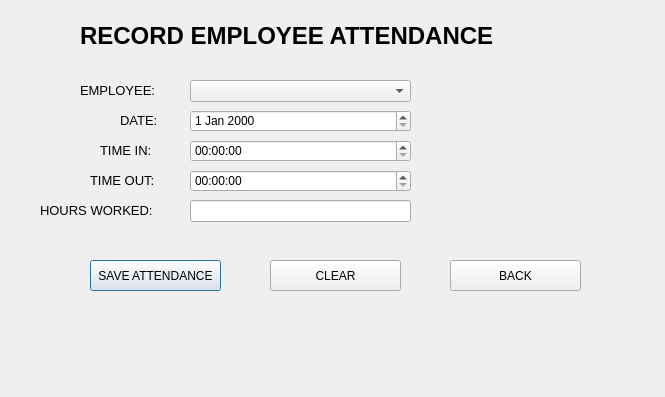
<?xml version="1.0" encoding="UTF-8"?>
<ui version="4.0">
 <class>Dialog</class>
 <widget class="QDialog" name="Dialog">
  <property name="geometry">
   <rect>
    <x>0</x>
    <y>0</y>
    <width>665</width>
    <height>397</height>
   </rect>
  </property>
  <property name="windowTitle">
   <string>Dialog</string>
  </property>
  <widget class="QLabel" name="label">
   <property name="geometry">
    <rect>
     <x>80</x>
     <y>0</y>
     <width>521</width>
     <height>71</height>
    </rect>
   </property>
   <property name="font">
    <font>
     <pointsize>18</pointsize>
     <weight>75</weight>
     <bold>true</bold>
    </font>
   </property>
   <property name="text">
    <string>RECORD EMPLOYEE ATTENDANCE</string>
   </property>
  </widget>
  <widget class="QLabel" name="label_2">
   <property name="geometry">
    <rect>
     <x>80</x>
     <y>80</y>
     <width>91</width>
     <height>20</height>
    </rect>
   </property>
   <property name="font">
    <font>
     <pointsize>10</pointsize>
    </font>
   </property>
   <property name="text">
    <string>EMPLOYEE:</string>
   </property>
  </widget>
  <widget class="QComboBox" name="employee_select">
   <property name="geometry">
    <rect>
     <x>190</x>
     <y>80</y>
     <width>221</width>
     <height>22</height>
    </rect>
   </property>
  </widget>
  <widget class="QLabel" name="label_3">
   <property name="geometry">
    <rect>
     <x>120</x>
     <y>110</y>
     <width>91</width>
     <height>20</height>
    </rect>
   </property>
   <property name="font">
    <font>
     <pointsize>10</pointsize>
    </font>
   </property>
   <property name="text">
    <string>DATE:</string>
   </property>
  </widget>
  <widget class="QDateEdit" name="date_input">
   <property name="geometry">
    <rect>
     <x>190</x>
     <y>110</y>
     <width>221</width>
     <height>22</height>
    </rect>
   </property>
  </widget>
  <widget class="QLabel" name="label_4">
   <property name="geometry">
    <rect>
     <x>100</x>
     <y>140</y>
     <width>91</width>
     <height>20</height>
    </rect>
   </property>
   <property name="font">
    <font>
     <pointsize>10</pointsize>
    </font>
   </property>
   <property name="text">
    <string>TIME IN:</string>
   </property>
  </widget>
  <widget class="QLabel" name="label_5">
   <property name="geometry">
    <rect>
     <x>90</x>
     <y>170</y>
     <width>91</width>
     <height>20</height>
    </rect>
   </property>
   <property name="font">
    <font>
     <pointsize>10</pointsize>
    </font>
   </property>
   <property name="text">
    <string>TIME OUT:</string>
   </property>
  </widget>
  <widget class="QTimeEdit" name="time_in_input">
   <property name="geometry">
    <rect>
     <x>190</x>
     <y>140</y>
     <width>221</width>
     <height>22</height>
    </rect>
   </property>
  </widget>
  <widget class="QTimeEdit" name="time_out_input">
   <property name="geometry">
    <rect>
     <x>190</x>
     <y>170</y>
     <width>221</width>
     <height>22</height>
    </rect>
   </property>
  </widget>
  <widget class="QLabel" name="label_6">
   <property name="geometry">
    <rect>
     <x>40</x>
     <y>200</y>
     <width>141</width>
     <height>20</height>
    </rect>
   </property>
   <property name="font">
    <font>
     <pointsize>10</pointsize>
    </font>
   </property>
   <property name="text">
    <string>HOURS WORKED:</string>
   </property>
  </widget>
  <widget class="QLineEdit" name="hours_input">
   <property name="geometry">
    <rect>
     <x>190</x>
     <y>200</y>
     <width>221</width>
     <height>22</height>
    </rect>
   </property>
  </widget>
  <widget class="QPushButton" name="save_attendance_btn">
   <property name="geometry">
    <rect>
     <x>90</x>
     <y>260</y>
     <width>131</width>
     <height>31</height>
    </rect>
   </property>
   <property name="text">
    <string>SAVE ATTENDANCE</string>
   </property>
  </widget>
  <widget class="QPushButton" name="clear_btn">
   <property name="geometry">
    <rect>
     <x>270</x>
     <y>260</y>
     <width>131</width>
     <height>31</height>
    </rect>
   </property>
   <property name="text">
    <string>CLEAR</string>
   </property>
  </widget>
  <widget class="QPushButton" name="back_btn">
   <property name="geometry">
    <rect>
     <x>450</x>
     <y>260</y>
     <width>131</width>
     <height>31</height>
    </rect>
   </property>
   <property name="text">
    <string>BACK</string>
   </property>
  </widget>
 </widget>
 <resources/>
 <connections/>
</ui>
